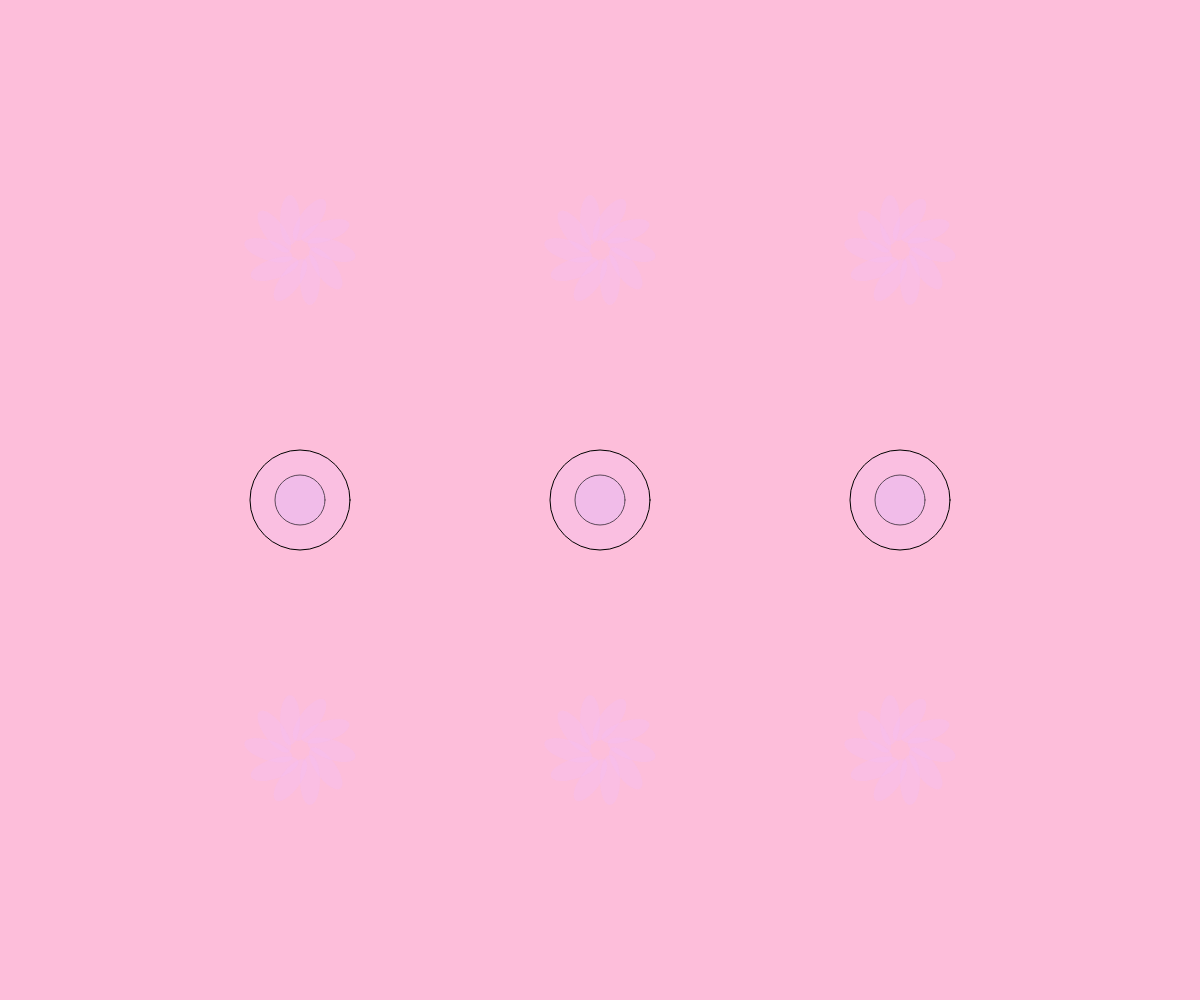
Frame 1 (no input)
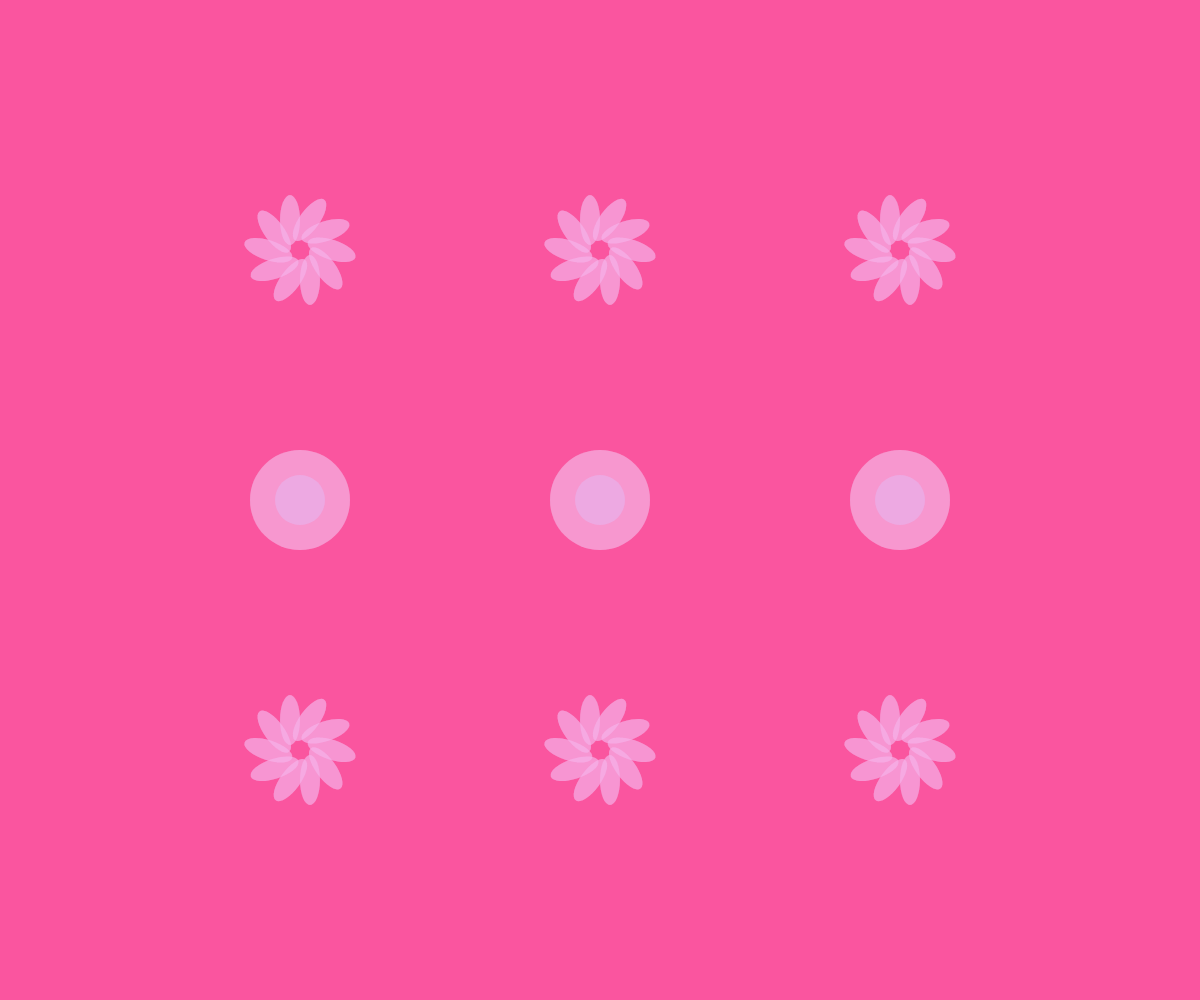
Frame 60 (no input)
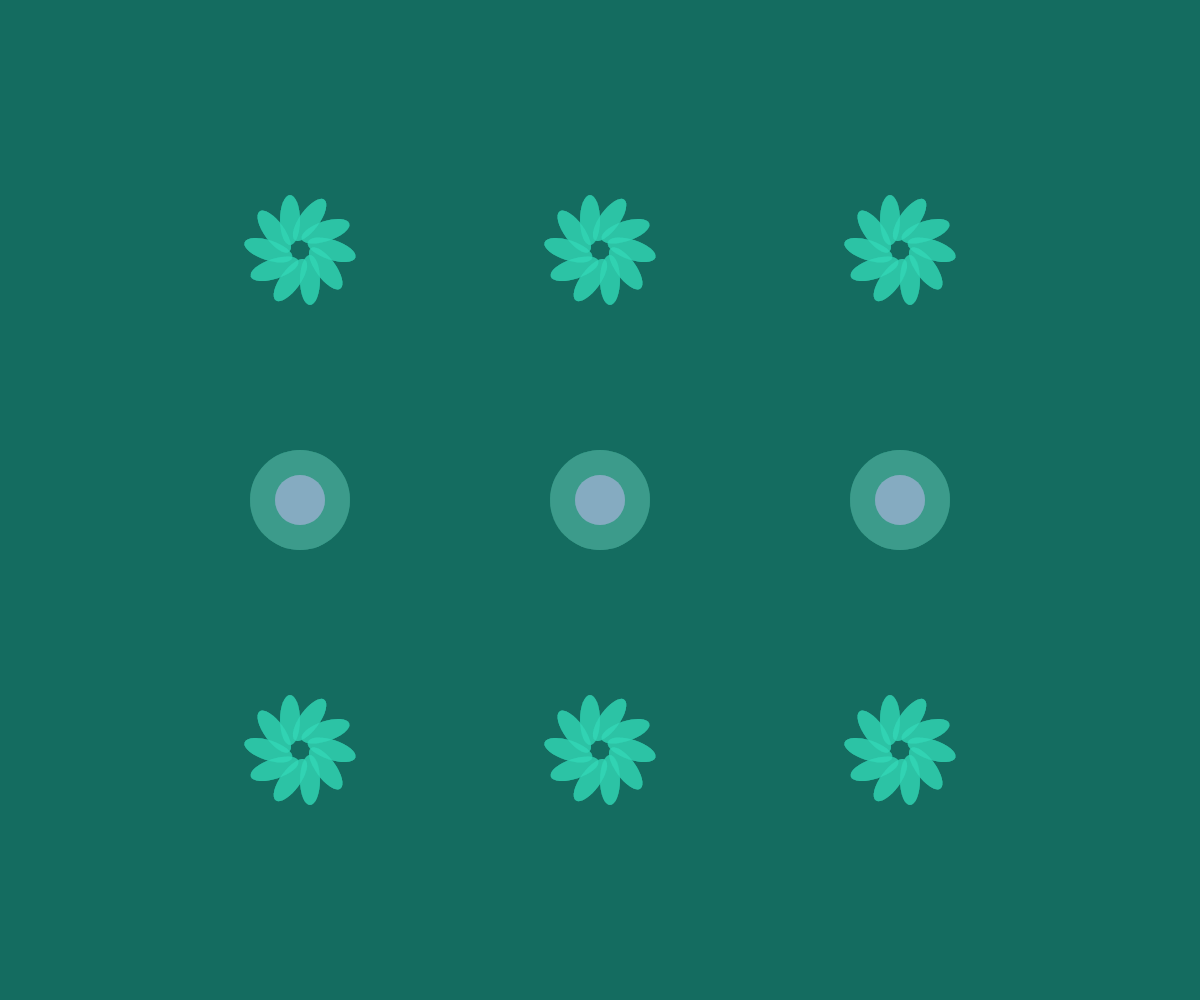
Frame 120 (the mouse pressed at the canvas centre since frame 60)

The p5.js sketch that drew these frames (run headless with seeded random() and noise() and a simulated clock; from frame 60 on, the mouse is pressed at the canvas centre):

// p5.js sketch
// ── sketch.js

// Setup code goes here
function setup() {
  createCanvas(windowWidth, windowHeight);
  ellipseMode(CENTER); 
 }

// changing color variables for ellipses 
var r = 0; 
var b = 0; 
var g = 0; 
var t = 0; 

// changing color variables for flowers 
var r1 = 0; 
var b1 = 0; 
var g1 = 0; 
var t1 = 0; 

// changing color variables for background 
var b_b = 0; 
var r_b = 0;
var g_b = 0; 
var t_b = 0; 

// Draw code goes here
function draw() {

  background(b_b, r_b, g_b, t_b); 
  
  mouseMoved(); 

  drawEllipses();  

  flower(2,4);
  flower(4,4); 
  flower(4/3,4); 

  flower(2,4/3);
  flower(4,4/3); 
  flower(4/3,4/3); 

}

// draws 6 total ellipses 
function drawEllipses(){
  // double ellipse one 
  fill(216,183,250,98);
  // x y width and height 
  ellipse(width/2,height/2,50);
  fill(r,b,g,t);
  // x y width and height 
  ellipse(width/2,height/2,100,100); 

  // double ellipse two 
  fill(216,183,250,98);
  // x y width and height 
  ellipse(width/4,height/2,50);
  fill(r,b,g,t);
  // x y width and height 
  ellipse(width/4,height/2,100,100); 

  // double ellipse three 
  fill(216,183,250,98);
  // x y width and height 
  ellipse(width * (3/4) ,height/2,50);
  fill(r,b,g,t);
  // x y width and height 
  ellipse(width * (3/4) ,height/2,100,100);

}

// function that makes the page turn pink if you mouse is on the upper half and blue if your mouse is on the lower half
function mouseMoved(){

  if(mouseY < height/2){
    r1 = 245;  
    b1 = 190; 
    g1 = 241; 
    t1 = 96;

    r = 245; 
    b = 192; 
    g = 236; 
    t = 96; 

    b_b = 250; 
    r_b = 86;
    g_b = 160; 
    t_b = 98;  
 
  }else{
    r1 = 52; 
    b1 = 224; 
    g1 = 187; 
    t1 = 88;

    r = 79; 
    b = 176; 
    g = 160; 
    t = 69; 

    b_b = 20; 
    r_b =112;
    g_b = 94; 
    t_b = 44;

  }

}

// allows for the page to be made bigger or smaller and let the canvas and drawings move with it
function windowResized() {
  resizeCanvas(windowWidth, windowHeight);
}

// draws a flower on the page 
function flower(width1, height1) {
// x left/right translation, y up/down translation 
  translate(width/width1,height/height1); 
  noStroke();
  for (let x = 0; x < 10; x ++) {
    fill(r1,b1,g1,t1);
    // x y width height 
    ellipse(10,30, 20, 50); 
    rotate(PI/5);
  }
  translate(-(width/width1),-(height/height1)); 
}
